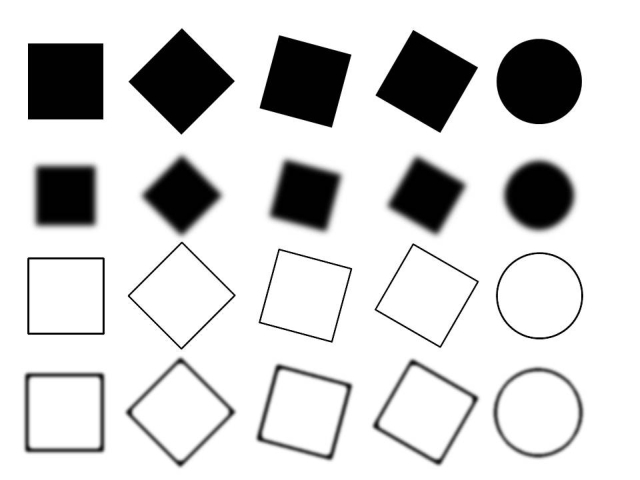
//> input picture SIFT/src/Testimage_gradients.jpg, 640 x 480 px
$ ./main   (built with g++ and OpenCV 4, older OpenCV classes emulated)
//> lines starting //> are read from the running program, lines starting //| are printed output that depends on the picture
#include <iostream>
#include <string>
#include <vector>
#include <sys/stat.h>
#include <time.h>
#include <direct.h>

#include <opencv2\core\core.hpp>
#include <opencv2\highgui\highgui.hpp>
#include <opencv2\imgproc\imgproc.hpp>
#include <opencv2\nonfree\features2d.hpp>

#define _USE_MATH_DEFINES
#include <math.h>

using namespace std;
using namespace cv;

#define SIGMA 1.6
#define OCTAVE_COUNT 4
#define STEP_COUNT 3

#define FILTER_WIDTH 3
#define FILTER_HEIGHT 3

#define NORM_VALUE 0.1

//////////////////////////////////////////////////////////////////////////////////

// [47 lines left out: functions cvSIFT, printMat, sumMat, not called in this run]

Mat convertTo8bit(const Mat &img, bool color)
{
	assert(img.type() == CV_64FC1);
	Mat newImg, temp;
	img.copyTo(temp);
	temp *= 255.;
	temp.convertTo(newImg, CV_8UC1);

	if (color){
		Mat colorImg;
		vector<Mat> channels;
		channels.push_back(newImg);
		channels.push_back(newImg);
		channels.push_back(newImg);
		merge(channels, colorImg);
		return colorImg;
	}
	return newImg;
}

// [15 lines left out: function isIdentical, not called in this run]

double absolute(double x){
	return x >= 0 ? x : -x;
}

bool isMin(double value, double y0, double y1, double y2)
{
	if (value >= y0)
		return false;
	if (value >= y1)
		return false;
	if (value >= y2)
		return false;
	return true;
}

bool isMax(double value, double y0, double y1, double y2)
{
	if (value <= y0)
		return false;
	if (value <= y1)
		return false;
	if (value <= y2)
		return false;
	return true;
}

double getMax(const Mat &img, bool ignoreCenter){
	assert(img.rows > 0 && img.cols > 0);

	double maxValue = DBL_MIN;
	for (int y = 0; y < img.rows; y++){
		const double *row = img.ptr<double>(y);
		for (int x = 0; x < img.cols; x++){
			if (ignoreCenter && y * 2 + 1 == img.rows && x * 2 + 1 == img.cols)
				continue;
			if (maxValue == DBL_MIN || row[x] > maxValue)
				maxValue = row[x];
		}
	}
	assert(maxValue != DBL_MIN);
	return maxValue;
}

double getMin(const Mat &img, bool ignoreCenter){
	assert(img.rows > 0 && img.cols > 0);

	double minValue = DBL_MAX;
	for (int y = 0; y < img.rows; y++){
		const double *row = img.ptr<double>(y);
		for (int x = 0; x < img.cols; x++){
			if (ignoreCenter && y * 2 + 1 == img.rows && x * 2 + 1 == img.cols)
				continue;
			if (minValue == DBL_MAX || row[x] < minValue)
				minValue = row[x];
		}
	}
	assert(minValue != DBL_MAX);
	return minValue;
}

Mat normalizeImage(const Mat &img){
	assert(img.type() == CV_64FC1);

	Mat normalizedImg;
	img.copyTo(normalizedImg);

	double maxValue = getMax(img, false);
	normalizedImg /= maxValue;
	//normalizedImg /= NORM_VALUE;

	return normalizedImg;
}

Mat absoluteImage(const Mat &img)
{
	assert(img.type() == CV_64FC1);

	Mat absoluteImg(img.rows, img.cols, img.type());
	for (int y = 0; y < img.rows; y++){
		double *rowAbs = absoluteImg.ptr<double>(y);
		const double *row = img.ptr<double>(y);
		for (int x = 0; x < img.cols; x++){
			rowAbs[x] = absolute(row[x]);
		}
	}

	return absoluteImg;
}

// [9 lines left out: function doubleImage, not called in this run]

//////////////////////////////////////////////////////////////////////////////////
// basic Image input/output

void showImg(const Mat &img, string title)
{
	imshow(title, img);
	waitKey();
	destroyAllWindows();
}

void showImg(const Mat &img)
{
	showImg(img, "SIFT");
}

// Load an image from a given path using OpenCV
// use IMREAD_COLOR or IMREAD_GRAYSCALE as flags
Mat loadImg(const string directory, const string filename, int flags){
//> called with directory = "src", filename = "Testimage_gradients.jpg", flags = 1
	string fullFilename = string(directory + "\\" + filename);
	Mat image;
	image = imread(fullFilename, flags);
//> image is the input picture: 480 rows x 640 cols, CV_8UC3; min 0, max 255, mean 211.2

	if (!image.data){
		cout << "image file " << fullFilename << " could not be opened" << endl;
		getchar();
		exit(-1);
	}

	return image;
}

// saves an image to the specified path
// [67 lines left out: functions saveImg, _filter, filter, not called in this run]

void _maxFilter(double* pixel, const Mat &values)
{
	double value = getMax(values, false);
	*pixel = value;
}

Mat maxFilter(const Mat &img, int kernelHeight, int kernelWidth)
{
	assert(kernelHeight % 2 == 1 && kernelWidth % 2 == 1);
	assert(img.type() == CV_64FC1);

	int yOffset = (kernelHeight - 1) / 2;
	int xOffset = (kernelWidth - 1) / 2;

	Mat filteredImg(img.rows, img.cols, CV_64FC1, Scalar(0.));

	for (int y = 0; y < img.rows; y++){
		double *row = filteredImg.ptr<double>(y);
		for (int x = 0; x < img.cols; x++){
			int x0 = max(x - xOffset, 0);
			int y0 = max(y - yOffset, 0);
			int w = min(img.cols-x0, kernelWidth);
			int h = min(img.rows-y0, kernelHeight);
			Rect rect(x0, y0, w, h);
			const Mat tmp = img(rect);
			_maxFilter(&row[x], tmp);
		}
	}
	return filteredImg;
}

void _minFilter(double* pixel, const Mat &values)
{
	double value = getMin(values, false);
	*pixel = value;
}

Mat minFilter(const Mat &img, int kernelHeight, int kernelWidth)
{
	assert(kernelHeight % 2 == 1 && kernelWidth % 2 == 1);
	assert(img.type() == CV_64FC1);

	int yOffset = (kernelHeight - 1) / 2;
	int xOffset = (kernelWidth - 1) / 2;

	Mat filteredImg(img.rows, img.cols, CV_64FC1, Scalar(0.));

	for (int y = 0; y < img.rows; y++){
		double *row = filteredImg.ptr<double>(y);
		for (int x = 0; x < img.cols; x++){
			int x0 = max(x - xOffset, 0);
			int y0 = max(y - yOffset, 0);
			int w = min(img.cols - x0, kernelWidth);
			int h = min(img.rows - y0, kernelHeight);
			Rect rect(x0, y0, w, h);
			const Mat tmp = img(rect);
			_minFilter(&row[x], tmp);
		}
	}
	return filteredImg;
}

/////////////////////////////////////////////////////////////////////////////

// scales an image up by a given factor
Mat upscale(const Mat &img, int factor){
	assert(img.channels() == 1);
	assert(img.type() == CV_64FC1);

	Mat scaledImg(img.rows * factor, img.cols * factor, img.type());

	if (factor == 1){
		img.copyTo(scaledImg);
		return scaledImg;
	}

	for (int y = 0; y < scaledImg.rows; y++){
		double *rowScale = scaledImg.ptr<double>(y);
		const double *rowOrg = img.ptr<double>(y / factor);

		for (int x = 0; x < scaledImg.cols; x++){
			rowScale[x] = rowOrg[x / factor];
		}
	}

	return scaledImg;
}

// scales an image down by a given factor
Mat downscale(const Mat &img, int factor){
	assert(img.channels() == 1);
	assert(img.type() == CV_64FC1);

	Mat scaledImg(img.rows / factor, img.cols / factor, img.type());

	if (factor == 1){
		img.copyTo(scaledImg);
		return scaledImg;
	}

	for (int y = 0; y < scaledImg.rows; y++){
		double *rowScale = scaledImg.ptr<double>(y);
		const double *rowOrg = img.ptr<double>(y*factor);

		for (int x = 0; x < scaledImg.cols; x++){
			rowScale[x] = rowOrg[x * factor];
		}
	}

	return scaledImg;
}

// returns a single GaussianKernel for a specific sigma
// [34 lines left out: functions createGaussianKernel, createGaussianKernels, not called in this run]

// returns GaussianPyramid [OCTAVECOUNT][STEPCOUNT+2](various image sizes betweeen octaves, but same within single octave)
vector<vector<Mat>> createGaussianPyramid(const Mat &img){
	cout << "creating Gaussian Pyramid: " << endl;
	vector<vector<Mat>> gp(OCTAVE_COUNT);

	Mat grayImg;
	if (img.channels() == 1)
		img.copyTo(grayImg);
	else if (img.channels() == 3){
		cv::cvtColor(img, grayImg, CV_BGR2GRAY);
	}
	else {
		cout << "image channel count not supported: " << img.channels() << endl;
		exit(-1);
	}
	grayImg.convertTo(grayImg, CV_64FC1);
//> grayImg: 480 rows x 640 cols, CV_64FC1
	grayImg /= 255.;

	//grayImg = doubleImage(grayImg);
	GaussianBlur(grayImg, grayImg, Size(), 0.5); // 1. if image_doubling was used

	//const vector<Mat> kernels = createGaussianKernels();

	cout << "\tfiltering the image on different GaussianKernels" << endl;
	Mat octaveImg;
	for (int o = 0; o < OCTAVE_COUNT; o++){
		vector<Mat> &octave = gp.at(o);
		octave.resize(STEP_COUNT + 3);
		for (int s = 0; s < STEP_COUNT + 3; s++){
			Mat &bluredImg = octave.at(s);
			if (s == 0){
				if (o == 0)
					octaveImg = grayImg;
				else
					octaveImg = downscale(gp.at(o-1).at(STEP_COUNT), 2);
				bluredImg = octaveImg;
			}
			else{
				//printMat(kernels.at(s));
				//filter2D(octaveImg, bluredImg, -1, kernels.at(s));
				double k = pow(2, (double)s / (double)STEP_COUNT);
				GaussianBlur(octaveImg, bluredImg, Size(), k*SIGMA);
				//bluredImg = filter(octaveImg, kernels.at(s));
				//filter2D(octaveImg, temp, -1, kernels.at(s-1));
				//isIdentical(temp, bluredImg);
			}
		}
	}
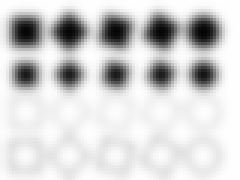
//> octaveImg: 60 rows x 80 cols, CV_64FC1 (shown 3 times larger); min 0.0198, max 1, mean 0.828
	return gp;
}

// [23 lines left out: function showGaussianPyramid, not called in this run]

Mat calcDifference(const Mat &img0, const Mat &img1){
	assert(img0.rows == img1.rows && img0.cols == img1.cols);
	assert(img0.type() == img1.type() && img0.type() == CV_64FC1);

	Mat difference(img0.rows, img0.cols, CV_64FC1);

	for (int y = 0; y < difference.rows; y++){
		double *rowDiff = difference.ptr<double>(y);
		const double *row0 = img0.ptr<double>(y);
		const double *row1 = img1.ptr<double>(y);
		for (int x = 0; x < difference.cols; x++){
			rowDiff[x] = row0[x] - row1[x];
		}
	}
	return difference;
}

vector<vector<Mat>> createDifferenceOfGaussians(const vector<vector<Mat>> &gp){
	cout << "creating Difference of Gaussians: " << endl;
	vector<vector<Mat>> DoG;

	for (unsigned o = 0; o < OCTAVE_COUNT; o++){
		//cout << "\toctave: " << o << endl;
		vector<Mat> octaveDoG;
		const vector<Mat> octaveGP = gp.at(o);
		for (unsigned s = 0; s < octaveGP.size() - 1; s++){
			//cout << "\t\tstep: " << s << endl;
			//cout << isIdentical(octaveGP.at(s), octaveGP.at(s + 1)) << endl;
			Mat difference = calcDifference(octaveGP.at(s), octaveGP.at(s + 1));
			octaveDoG.push_back(difference);
		}
		DoG.push_back(octaveDoG);
	}
	return DoG;
}

// could be same method as showGaussianPyramid except for assertions
// [26 lines left out: function showDifferenceOfGaussians, not called in this run]

void filterExtrema(const vector<vector<Mat>>& DoG, vector<vector<Mat>>* minima, vector<vector<Mat>>* maxima)
{
	for (unsigned o = 0; o < OCTAVE_COUNT; o++){
		double scale = (1 << o);

		const vector<Mat> octaveDoG = DoG.at(o);

		vector<Mat> octaveMin;
		vector<Mat> octaveMax;

		for (unsigned s = 0; s < octaveDoG.size(); s++)
		{
			const Mat diff = octaveDoG.at(s);

			Mat minImg = minFilter(diff, 3, 3);
			Mat maxImg = maxFilter(diff, 3, 3);

			octaveMin.push_back(minImg);
			octaveMax.push_back(maxImg);
		}

		minima->push_back(octaveMin);
		maxima->push_back(octaveMax);
	}
}

// calculate all Minima and Maximas in DoG
vector<vector<vector<KeyPoint>>> calcExtrema(const vector<vector<Mat>>& DoG, const vector<vector<Mat>> &minima, const vector<vector<Mat>> &maxima)
{
	cout << "calculating Extrema in DoG: " << endl;
	vector<vector<vector<KeyPoint>>> extrema(OCTAVE_COUNT);

	KeyPoint extremum;
	for (int o = 0; o < OCTAVE_COUNT; o++){
		cout << "\toctave: " << o << endl;
		int scale = (1 << o);

		const vector<Mat> octaveDoG = DoG.at(o);
		const vector<Mat> octaveMin = minima.at(o);
		const vector<Mat> octaveMax = maxima.at(o);

		vector<vector<KeyPoint>> &octaveExtrema = extrema.at(o);
		octaveExtrema.resize(STEP_COUNT);

		for (unsigned s = 1; s < octaveDoG.size() - 1; s++)
		{
			cout << "\t\tstep: " << s << endl;
			double k = pow(2, (double)s / (double)STEP_COUNT);

			const Mat diff = octaveDoG.at(s);

			const Mat min0 = octaveMin.at(s-1);
			const Mat min2 = octaveMin.at(s+1);

			const Mat max0 = octaveMax.at(s-1);
			const Mat max2 = octaveMax.at(s+1);

			vector<KeyPoint> &stepExtrema = octaveExtrema.at(s-1);

			int m = 0, mm = 0;
			for (int y = 1; y < diff.rows-1; y++)
			{
				const double *rowDiff = diff.ptr<double>(y);

				const double *rowMin0 = min0.ptr<double>(y);
				const double *rowMin2 = min2.ptr<double>(y);

				const double *rowMax0 = max0.ptr<double>(y);
				const double *rowMax2 = max2.ptr<double>(y);

				for (int x = 1; x < diff.cols-1; x++)
				{
					double diffValue = rowDiff[x];

					const Rect rect(x-1, y-1, 3, 3);
					const Mat temp = diff(rect);
					double minValue1 = getMin(temp, true);
					double maxValue1 = getMax(temp, true);

					// [4 lines of commented-out code are left out]

					if (isMin(diffValue, rowMin0[x], minValue1, rowMin2[x]))
					{
						mm++;
						double sigma = scale * k * SIGMA;
						//cout << x << ", " << scale << ", " << diff.rows << endl;
						extremum = KeyPoint(float(x*scale + scale/2), float(y*scale + scale/2), 3.*scale, -1, 0, o, -1);
						stepExtrema.push_back(extremum);
					}
					else if ((isMax(diffValue, rowMax0[x], maxValue1, rowMax2[x])))
					{
						m++;
						extremum = KeyPoint(x*scale + scale / 2, y*scale + scale / 2, 8 * scale, -1, 0, o, 1);
						stepExtrema.push_back(extremum);
					}
				}
			}
			cout << m<< ", " << mm << endl;
		}
	}
	return extrema;
}

Mat drawKeypoints(const Mat &img, const vector<KeyPoint> keypoints){
	Mat keypointImg;
	if (img.channels() == 3 && img.type() != CV_64FC1)
		keypointImg = img;
	else if (img.type() == CV_64FC1)
		keypointImg = convertTo8bit(img, true);
	else
		assert(false);

	drawKeypoints(keypointImg, keypoints, keypointImg, Scalar(0., 0., 255.), DrawMatchesFlags::DRAW_RICH_KEYPOINTS);

	return keypointImg;
}

Mat drawKeypoints(const Mat &img, const vector<vector<vector<KeyPoint>>> keypoints)
{
	Mat output;
	for (int o = 0; o < OCTAVE_COUNT; o++){
		const vector<vector<KeyPoint>> octaveKP = keypoints.at(o);
		for (unsigned s = 0; s < octaveKP.size(); s++){
			const vector<KeyPoint> &KP = octaveKP.at(s);
			output = drawKeypoints(img, KP);
		}
	}

	return output;
}

// could be same method as showGaussianPyramid except for assertions
void showDoGkeypoints(const vector<vector<Mat>> &DoG, const vector<vector<vector<KeyPoint>>> keypoints){
	cout << "displaying Difference of Gaussians:" << endl;
	assert(DoG.size() == OCTAVE_COUNT);

	Mat img, keypointImg;
	for (unsigned o = 0; o < OCTAVE_COUNT; o++){
		const vector<Mat> octave = DoG.at(o);
		const vector<vector<KeyPoint>> octaveKP = keypoints.at(o);

		assert(octave.size() == STEP_COUNT + 2);
		assert(octaveKP.size() == STEP_COUNT);

		for (unsigned s = 0; s < octave.size(); s++){

			double k = pow(2, (double)s / (double)STEP_COUNT);
			double sigma = (1 << o) * k*SIGMA;

			octave.at(s).copyTo(img);
			img = absoluteImage(img);
			img = normalizeImage(img);
			img = upscale(img, 1 << o);

			if (s == 0 || s == STEP_COUNT + 1);
				//showImg(img, "DOG keypoints");
			else{
				const vector<KeyPoint> &KP = octaveKP.at(s - 1);
				keypointImg = drawKeypoints(img, KP);
				showImg(keypointImg, "DOG keypoints");
			}
		}
	}
}

/////////////////////////////////////////////////////////////////////////////

int main(){
	//Mat img = loadImg("src", "lenna.jpg", IMREAD_COLOR);
	Mat img = loadImg("src", "Testimage_gradients.jpg", IMREAD_COLOR);
	// [6 lines of commented-out code are left out]

	vector<vector<Mat>> gp = createGaussianPyramid(img);
//> gp = 4 items
	//showGaussianPyramid(gp, true);

	vector<vector<Mat>> DoG = createDifferenceOfGaussians(gp);
//> DoG = 4 items
	//showDifferenceOfGaussians(DoG, true, true);

	vector<vector<Mat>> minima;
	vector<vector<Mat>> maxima;

	filterExtrema(DoG, &minima, &maxima);
//> minima = 4 items; maxima = 4 items

	//showDifferenceOfGaussians(minima, true, true);
	//showDifferenceOfGaussians(maxima, true, true);

	vector<vector<vector<KeyPoint>>> extrema = calcExtrema(DoG, minima, maxima);
//> the loop in calcExtrema, `for (int o = 0; o < OCTAVE_COUNT; o++)` made 4 passes
//> extremum on passes 1 to 4: keypoint at (185, 354), size 8, keypoint at (561, 431), size 16, keypoint at (574, 234), size 32, keypoint at (76, 276), size 64
//> extrema = 4 items
	showImg(drawKeypoints(img, extrema));
//> after the loop in drawKeypoints, `for (int o = 0; o < OCTAVE_COUNT; o++)`:
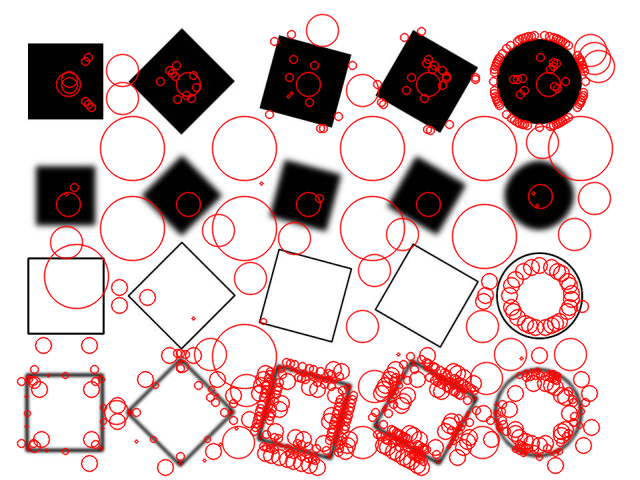
//> output: 480 rows x 640 cols, CV_8UC3; mean B, G, R 193.9, 193.9, 214.9
	showDoGkeypoints(DoG, extrema);
//> after the loop in showDoGkeypoints, `for (unsigned o = 0; o < OCTAVE_COUNT; o++)`:
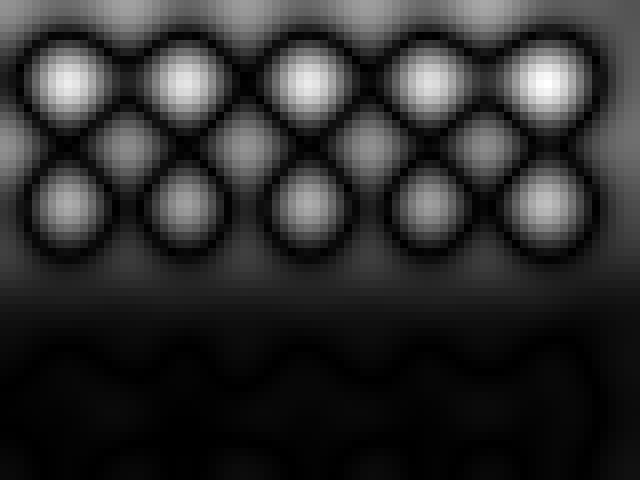
//> img: 480 rows x 640 cols, CV_64FC1; min 1.08e-05, max 1, mean 0.181
//> after the loop in showDoGkeypoints, `for (unsigned o = 0; o < OCTAVE_COUNT; o++)`:
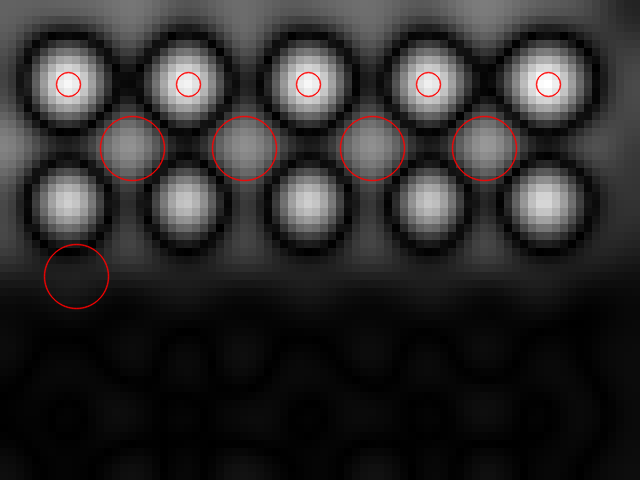
//> keypointImg: 480 rows x 640 cols, CV_8UC3; mean B, G, R 43.7, 43.7, 45.2

	return 0;
}

$ run again, with SIFT/src/line.png saved as SIFT/src/Testimage_gradients.jpg
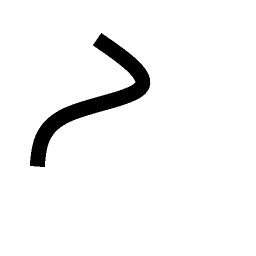
//> input picture SIFT/src/line.png, 256 x 256 px
//> in loadImg, image is the input picture: 256 rows x 256 cols, CV_8UC3; min 0, max 255, mean 242.6
//> gp = 4 items
//> the loop in calcExtrema, `for (int o = 0; o < OCTAVE_COUNT; o++)` made 4 passes
//> extremum on passes 1 to 4: keypoint at (27, 153), size 8, keypoint at (39, 157), size 6, keypoint at (138, 86), size 12, keypoint at (108, 156), size 64
//> after the loop in drawKeypoints, `for (int o = 0; o < OCTAVE_COUNT; o++)`:
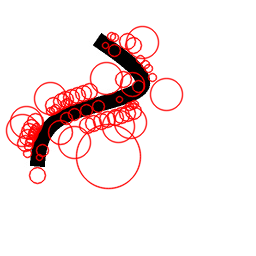
//> output: 256 rows x 256 cols, CV_8UC3; mean B, G, R 231.3, 231.3, 245
//> after the loop in showDoGkeypoints, `for (unsigned o = 0; o < OCTAVE_COUNT; o++)`:
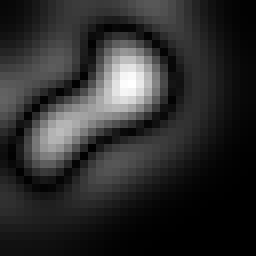
//> keypointImg: 256 rows x 256 cols, CV_8UC3; min 0, max 255, mean 44.3

$ run again, with SIFT/src/circle_small.png saved as SIFT/src/Testimage_gradients.jpg
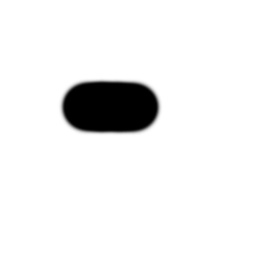
//> input picture SIFT/src/circle_small.png, 256 x 256 px
//> in loadImg, image is the input picture: 256 rows x 256 cols, CV_8UC3; min 0, max 255, mean 238.3
//> gp = 4 items
//> the loop in calcExtrema, `for (int o = 0; o < OCTAVE_COUNT; o++)` made 4 passes
//> extremum on passes 1 to 4: keypoint at (169, 97), size 3, keypoint at (169, 97), size 3, keypoint at (110, 150), size 32, keypoint at (116, 108), size 24
//> after the loop in drawKeypoints, `for (int o = 0; o < OCTAVE_COUNT; o++)`:
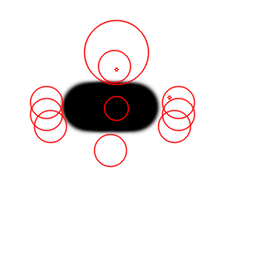
//> output: 256 rows x 256 cols, CV_8UC3; mean B, G, R 233.8, 233.8, 238.9
//> after the loop in showDoGkeypoints, `for (unsigned o = 0; o < OCTAVE_COUNT; o++)`:
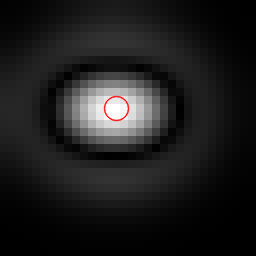
//> keypointImg: 256 rows x 256 cols, CV_8UC3; mean B, G, R 29.6, 29.6, 30
